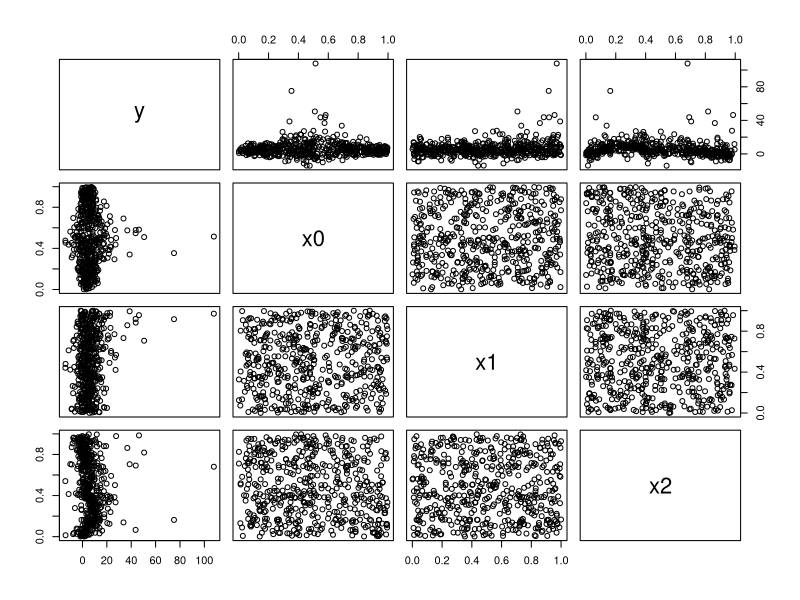
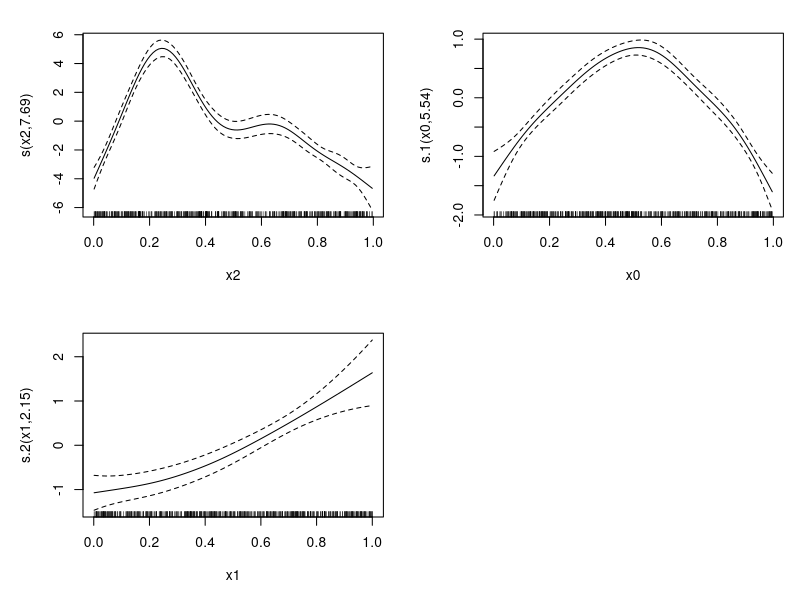
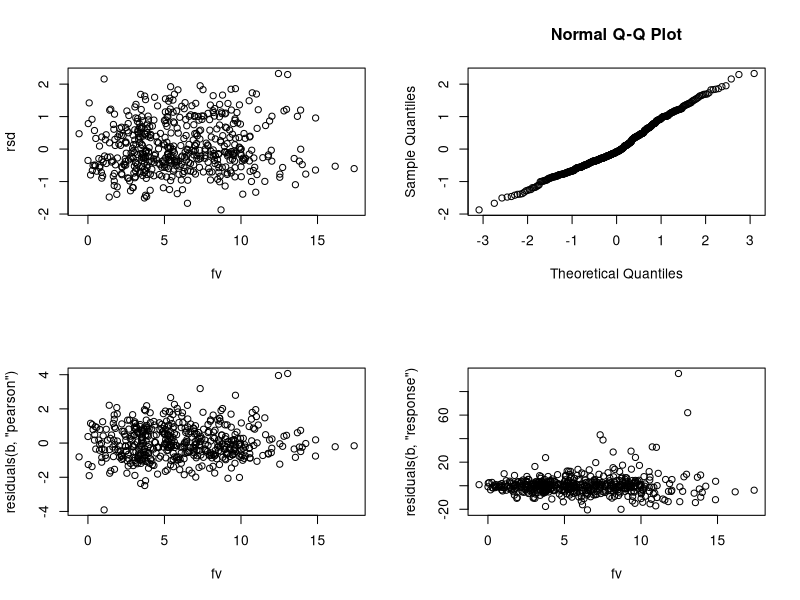

Write the R code that produced these figures, in order.
library(mgcv)


### Name: gevlss
### Title: Generalized Extreme Value location-scale model family
### Aliases: gevlss
### Keywords: models regression

### ** Examples

library(mgcv)
Fi.gev <- function(z,mu,sigma,xi) {
## GEV inverse cdf.
  xi[abs(xi)<1e-8] <- 1e-8 ## approximate xi=0, by small xi
  x <- mu + ((-log(z))^-xi-1)*sigma/xi
}

## simulate test data...
f0 <- function(x) 2 * sin(pi * x)
f1 <- function(x) exp(2 * x)
f2 <- function(x) 0.2 * x^11 * (10 * (1 - x))^6 + 10 * 
            (10 * x)^3 * (1 - x)^10
set.seed(1)
n <- 500
x0 <- runif(n);x1 <- runif(n);x2 <- runif(n)
mu <- f2(x2)
rho <- f0(x0)
xi <- (f1(x1)-4)/9
y <- Fi.gev(runif(n),mu,exp(rho),xi)
dat <- data.frame(y,x0,x1,x2);pairs(dat)

## fit model....
b <- gam(list(y~s(x2),~s(x0),~s(x1)),family=gevlss,data=dat)

## same fit using the extended Fellner-Schall method which
## can provide improved numerical robustness... 
b <- gam(list(y~s(x2),~s(x0),~s(x1)),family=gevlss,data=dat,
         optimizer="efs")

## plot and look at residuals...
plot(b,pages=1,scale=0)
summary(b)

par(mfrow=c(2,2))
mu <- fitted(b)[,1];rho <- fitted(b)[,2]
xi <- fitted(b)[,3]
## Get the predicted expected response... 
fv <- mu + exp(rho)*(gamma(1-xi)-1)/xi
rsd <- residuals(b)
plot(fv,rsd);qqnorm(rsd)
plot(fv,residuals(b,"pearson"))
plot(fv,residuals(b,"response"))
